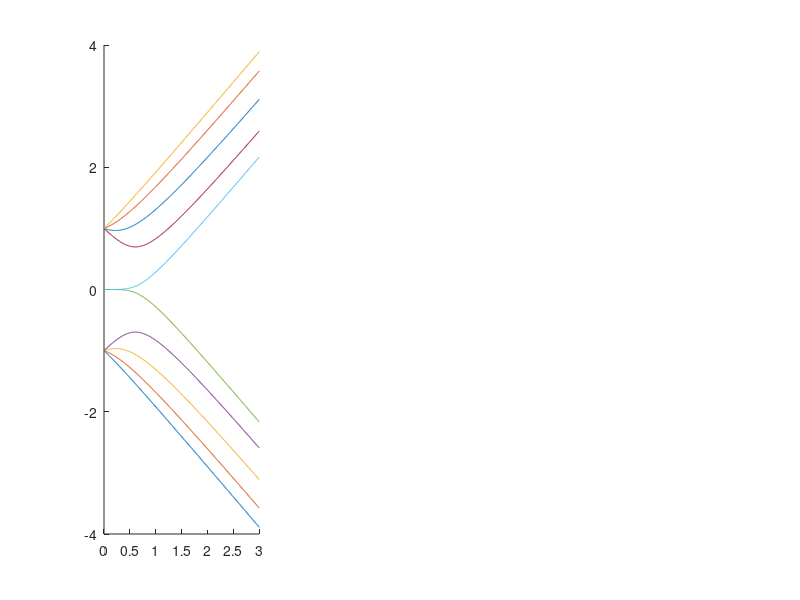

MATLAB code to generate this figure:
clc
clear

n=input('the number of unit cell:\n');%选择元胞数量
w=1;
E=zeros(301,2*n);
states=zeros(301,2*n,2*n);

%研究范围是0<v/w<3
for j=1:1:301
    v=(j-1)*0.01;
    %构造哈密顿量
    H=zeros(2*n,2*n);
    H(1,2)=v;
    H(2*n,2*n-1)=v;
    for i=1:1:n-1
        H(2*i,2*i-1)=v;
        H(2*i,2*i+1)=w;
        H(2*i+1,2*i)=w;
        H(2*i+1,2*i+2)=v;
    end
    [states(j,:,:),V]=eigs(H,2*n);%求解本征值和本征矢，函数具体用法可以看文档
    E(j,:)=diag(V);
end

disp(E)
Eorder=sort(E,2);%额外排个序方便画图
disp(Eorder ...
    )
%Eorder=E;
v=0:0.01:3;
figure

subplot(2,3,[1,4]);%画出本征值分布即能量随v/w的变化
hold on
for j=1:1:2*n
    plot(v,Eorder(:,j));
end
hold off


